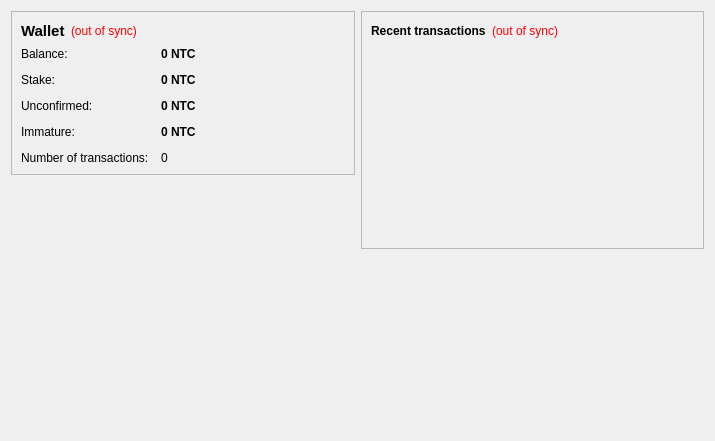
<?xml version="1.0" encoding="UTF-8"?>
<ui version="4.0">
 <class>OverviewPage</class>
 <widget class="QWidget" name="OverviewPage">
  <property name="geometry">
   <rect>
    <x>0</x>
    <y>0</y>
    <width>715</width>
    <height>441</height>
   </rect>
  </property>
  <property name="windowTitle">
   <string>Form</string>
  </property>
  <layout class="QHBoxLayout" name="horizontalLayout" stretch="1,1">
   <item>
    <layout class="QVBoxLayout" name="verticalLayout_2">
     <item>
      <widget class="QFrame" name="frame">
       <property name="frameShape">
        <enum>QFrame::StyledPanel</enum>
       </property>
       <property name="frameShadow">
        <enum>QFrame::Raised</enum>
       </property>
       <layout class="QVBoxLayout" name="verticalLayout_4">
        <item>
         <layout class="QHBoxLayout" name="horizontalLayout_4">
          <item>
           <widget class="QLabel" name="label_5">
            <property name="font">
             <font>
              <pointsize>11</pointsize>
              <weight>75</weight>
              <bold>true</bold>
             </font>
            </property>
            <property name="text">
             <string>Wallet</string>
            </property>
           </widget>
          </item>
          <item>
           <widget class="QLabel" name="labelWalletStatus">
            <property name="toolTip">
             <string>The displayed information may be out of date. Your wallet automatically synchronizes with the NineElevenTruthCoin network after a connection is established, but this process has not completed yet.</string>
            </property>
            <property name="styleSheet">
             <string notr="true">QLabel { color: red; }</string>
            </property>
            <property name="text">
             <string notr="true">(out of sync)</string>
            </property>
            <property name="alignment">
             <set>Qt::AlignLeading|Qt::AlignLeft|Qt::AlignVCenter</set>
            </property>
           </widget>
          </item>
          <item>
           <spacer name="horizontalSpacer_2">
            <property name="orientation">
             <enum>Qt::Horizontal</enum>
            </property>
            <property name="sizeHint" stdset="0">
             <size>
              <width>40</width>
              <height>20</height>
             </size>
            </property>
           </spacer>
          </item>
         </layout>
        </item>
        <item>
         <layout class="QFormLayout" name="formLayout_2">
          <property name="fieldGrowthPolicy">
           <enum>QFormLayout::AllNonFixedFieldsGrow</enum>
          </property>
          <property name="horizontalSpacing">
           <number>12</number>
          </property>
          <property name="verticalSpacing">
           <number>12</number>
          </property>
          <item row="0" column="0">
           <widget class="QLabel" name="label">
            <property name="text">
             <string>Balance:</string>
            </property>
           </widget>
          </item>
          <item row="0" column="1">
           <widget class="QLabel" name="labelBalance">
            <property name="font">
             <font>
              <weight>75</weight>
              <bold>true</bold>
             </font>
            </property>
            <property name="cursor">
             <cursorShape>IBeamCursor</cursorShape>
            </property>
            <property name="toolTip">
             <string>Your current balance</string>
            </property>
            <property name="text">
             <string notr="true">0 NTC</string>
            </property>
            <property name="textInteractionFlags">
             <set>Qt::LinksAccessibleByMouse|Qt::TextSelectableByKeyboard|Qt::TextSelectableByMouse</set>
            </property>
           </widget>
          </item>
          <item row="1" column="0">
           <widget class="QLabel" name="label_6">
            <property name="text">
             <string>Stake:</string>
            </property>
           </widget>
          </item>
          <item row="1" column="1">
           <widget class="QLabel" name="labelStake">
            <property name="font">
             <font>
              <weight>75</weight>
              <bold>true</bold>
             </font>
            </property>
            <property name="cursor">
             <cursorShape>IBeamCursor</cursorShape>
            </property>
            <property name="toolTip">
             <string>Total of coins that was staked, and do not yet count toward the current balance</string>
            </property>
            <property name="text">
             <string notr="true">0 NTC</string>
            </property>
            <property name="textInteractionFlags">
             <set>Qt::LinksAccessibleByMouse|Qt::TextSelectableByKeyboard|Qt::TextSelectableByMouse</set>
            </property>
           </widget>
          </item>
          <item row="2" column="0">
           <widget class="QLabel" name="label_3">
            <property name="text">
             <string>Unconfirmed:</string>
            </property>
           </widget>
          </item>
          <item row="2" column="1">
           <widget class="QLabel" name="labelUnconfirmed">
            <property name="font">
             <font>
              <weight>75</weight>
              <bold>true</bold>
             </font>
            </property>
            <property name="cursor">
             <cursorShape>IBeamCursor</cursorShape>
            </property>
            <property name="toolTip">
             <string>Total of transactions that have yet to be confirmed, and do not yet count toward the current balance</string>
            </property>
            <property name="text">
             <string notr="true">0 NTC</string>
            </property>
            <property name="textInteractionFlags">
             <set>Qt::LinksAccessibleByMouse|Qt::TextSelectableByKeyboard|Qt::TextSelectableByMouse</set>
            </property>
           </widget>
          </item>
          <item row="3" column="0">
           <widget class="QLabel" name="labelImmatureText">
            <property name="text">
             <string>Immature:</string>
            </property>
           </widget>
          </item>
          <item row="3" column="1">
           <widget class="QLabel" name="labelImmature">
            <property name="font">
             <font>
              <weight>75</weight>
              <bold>true</bold>
             </font>
            </property>
            <property name="toolTip">
             <string>Mined balance that has not yet matured</string>
            </property>
            <property name="text">
             <string notr="true">0 NTC</string>
            </property>
            <property name="textInteractionFlags">
             <set>Qt::LinksAccessibleByMouse|Qt::TextSelectableByKeyboard|Qt::TextSelectableByMouse</set>
            </property>
           </widget>
          </item>
          <item row="4" column="0">
           <widget class="QLabel" name="label_2">
            <property name="text">
             <string>Number of transactions:</string>
            </property>
           </widget>
          </item>
          <item row="4" column="1">
           <widget class="QLabel" name="labelNumTransactions">
            <property name="toolTip">
             <string>Total number of transactions in wallet</string>
            </property>
            <property name="text">
             <string notr="true">0</string>
            </property>
           </widget>
          </item>
         </layout>
        </item>
       </layout>
      </widget>
     </item>
     <item>
      <spacer name="verticalSpacer">
       <property name="orientation">
        <enum>Qt::Vertical</enum>
       </property>
       <property name="sizeHint" stdset="0">
        <size>
         <width>20</width>
         <height>40</height>
        </size>
       </property>
      </spacer>
     </item>
     <item>
      <widget class="QLabel" name="label_6">
       <property name="text">
        <string/>
       </property>
       <property name="pixmap">
        <pixmap resource="../bitcoin.qrc">:/images/backg</pixmap>
       </property>
       <property name="scaledContents">
        <bool>false</bool>
       </property>
       <property name="alignment">
        <set>Qt::AlignCenter</set>
       </property>
       <property name="margin">
        <number>-2</number>
       </property>
      </widget>
     </item>
    </layout>
   </item>
   <item>
    <layout class="QVBoxLayout" name="verticalLayout_3">
     <item>
      <widget class="QFrame" name="frame_2">
       <property name="frameShape">
        <enum>QFrame::StyledPanel</enum>
       </property>
       <property name="frameShadow">
        <enum>QFrame::Raised</enum>
       </property>
       <layout class="QVBoxLayout" name="verticalLayout">
        <item>
         <layout class="QHBoxLayout" name="horizontalLayout_2">
          <item>
           <widget class="QLabel" name="label_4">
            <property name="text">
             <string>&lt;b&gt;Recent transactions&lt;/b&gt;</string>
            </property>
           </widget>
          </item>
          <item>
           <widget class="QLabel" name="labelTransactionsStatus">
            <property name="toolTip">
             <string>The displayed information may be out of date. Your wallet automatically synchronizes with the NineElevenTruthCoin network after a connection is established, but this process has not completed yet.</string>
            </property>
            <property name="styleSheet">
             <string notr="true">QLabel { color: red; }</string>
            </property>
            <property name="text">
             <string notr="true">(out of sync)</string>
            </property>
            <property name="alignment">
             <set>Qt::AlignRight|Qt::AlignTrailing|Qt::AlignVCenter</set>
            </property>
           </widget>
          </item>
          <item>
           <spacer name="horizontalSpacer">
            <property name="orientation">
             <enum>Qt::Horizontal</enum>
            </property>
            <property name="sizeHint" stdset="0">
             <size>
              <width>40</width>
              <height>20</height>
             </size>
            </property>
           </spacer>
          </item>
         </layout>
        </item>
        <item>
         <widget class="QListView" name="listTransactions">
          <property name="styleSheet">
           <string notr="true">QListView { background: transparent; }</string>
          </property>
          <property name="frameShape">
           <enum>QFrame::NoFrame</enum>
          </property>
          <property name="verticalScrollBarPolicy">
           <enum>Qt::ScrollBarAlwaysOff</enum>
          </property>
          <property name="horizontalScrollBarPolicy">
           <enum>Qt::ScrollBarAlwaysOff</enum>
          </property>
          <property name="selectionMode">
           <enum>QAbstractItemView::NoSelection</enum>
          </property>
         </widget>
        </item>
       </layout>
      </widget>
     </item>
     <item>
      <spacer name="verticalSpacer_2">
       <property name="orientation">
        <enum>Qt::Vertical</enum>
       </property>
       <property name="sizeHint" stdset="0">
        <size>
         <width>20</width>
         <height>40</height>
        </size>
       </property>
      </spacer>
     </item>
    </layout>
   </item>
  </layout>
 </widget>
 <resources>
  <include location="../bitcoin.qrc"/>
 </resources>
 <connections/>
</ui>
